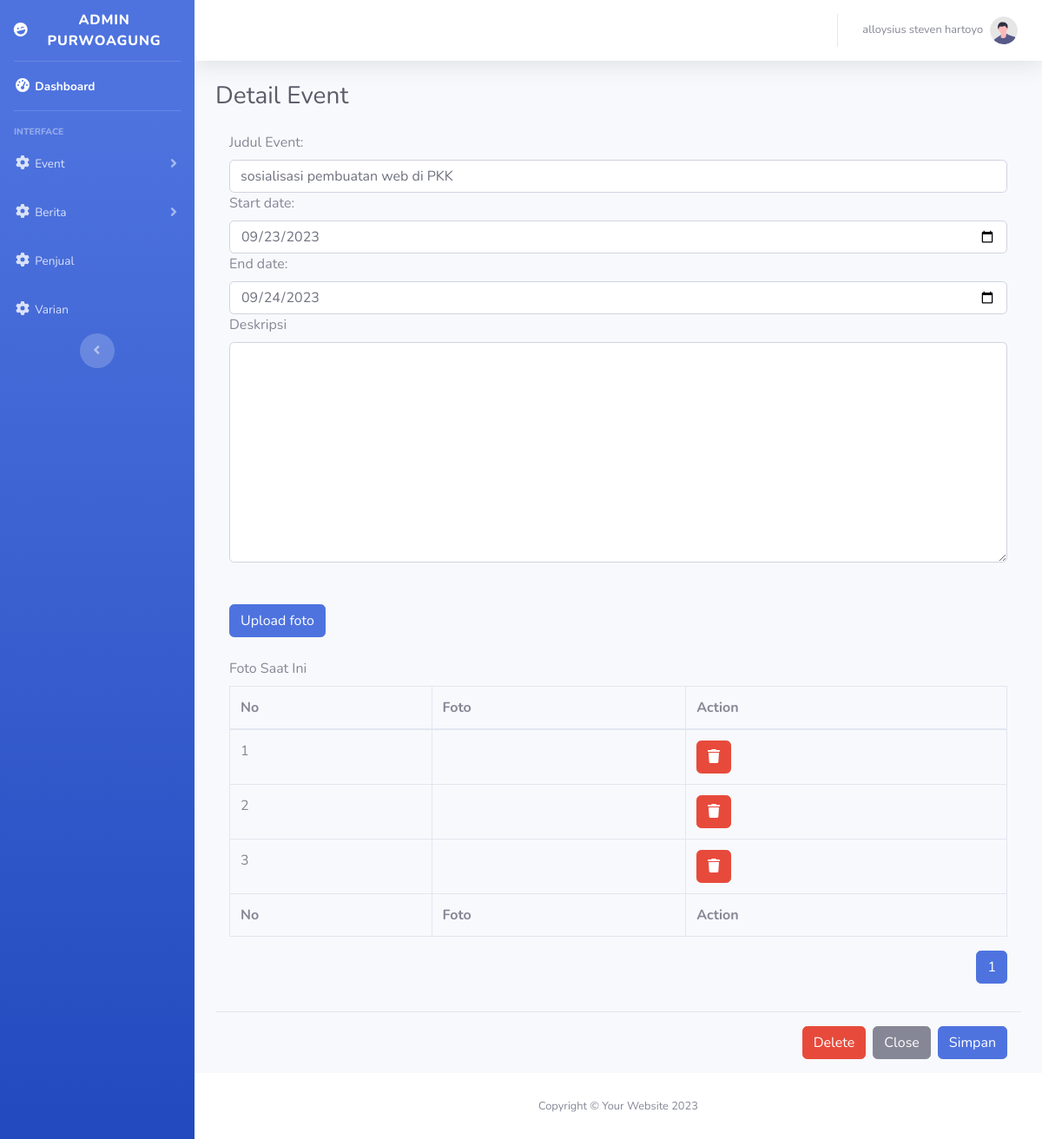
The page /admin/detail-event.php?q=3 (signed in) on the database its author committed.
### tables this page shows
CREATE TABLE `list_event` (
  `id` int(11) NOT NULL,
  `nama_event` varchar(1000) NOT NULL,
  `start_date` date NOT NULL,
  `end_date` date NOT NULL,
  `deskripsi` text NOT NULL,
  `foto` varchar(255) NOT NULL
);

CREATE TABLE `foto_event` (
  `id` int(11) NOT NULL,
  `id_event` int(11) NOT NULL,
  `foto` varchar(255) NOT NULL
);

### admin/detail-event.php (the view, shortened to what this page needs)
<?php
require_once('../conn.php');
$id = $_GET['q'];
$data = mysqli_query($conn, "SELECT * FROM list_event WHERE id='$id'");
$detailEvent = mysqli_fetch_array($data);
$dataPerHalaman = 5;
$jmlData = mysqli_num_rows(mysqli_query($conn, "SELECT * FROM foto_event WHERE id_event='$id'"));
$banyakHalaman = ceil($jmlData / $dataPerHalaman);
$halamanAktif = ((isset($_GET["page"]))) ? $_GET["page"] : 1;
?>
<!DOCTYPE html>
<html lang="en">
<head>
    <link href="vendor/fontawesome-free/css/all.min.css" rel="stylesheet" type="text/css">
    <link href="css/sb-admin-2.min.css" rel="stylesheet">
    <link rel="stylesheet" href="../fontAwesome/css/fontawesome.min.css">
</head>
<body id="page-top">
    <div id="wrapper">
        <ul class="navbar-nav bg-gradient-primary sidebar sidebar-dark accordion" id="accordionSidebar">
            <a class="sidebar-brand d-flex align-items-center justify-content-center" href="index.php">
                <div class="sidebar-brand-icon rotate-n-15">
                    <i class="fas fa-laugh-wink"></i>
                </div>
                <div class="sidebar-brand-text mx-3">Admin Purwoagung</div>
            </a>
            <hr class="sidebar-divider my-0">
            <li class="nav-item active">
                <a class="nav-link" href="index.php">
                    <i class="fas fa-fw fa-tachometer-alt"></i>
                    <span>Dashboard</span></a>
            </li>
            <hr class="sidebar-divider">
            <div class="sidebar-heading">
                Interface
            </div>
            <li class="nav-item">
                <a class="nav-link collapsed" href="#" data-toggle="collapse" data-target="#eventOption" aria-expanded="true" aria-controls="eventOption">
                    <i class="fas fa-fw fa-cog"></i>
                    <span>Event</span>
                </a>
            </li>
            <li class="nav-item">
                <a class="nav-link collapsed" href="#" data-toggle="collapse" data-target="#berita" aria-expanded="true" aria-controls="berita">
                    <i class="fas fa-fw fa-cog"></i>
                    <span>Berita</span>
                </a>
            </li>
            <li class="nav-item">
                <a class="nav-link collapsed" href="showPenjual.php">
                    <i class="fas fa-fw fa-cog"></i>
                    <span>Penjual</span>
                </a>
            </li>
            <li class="nav-item">
                <a class="nav-link collapsed" href="varian.php">
                    <i class="fas fa-fw fa-cog"></i>
                    <span>Varian</span>
                </a>
            </li>
            <div class="text-center d-none d-md-inline">
                <button class="rounded-circle border-0" id="sidebarToggle"></button>
            </div>
        </ul>
        <div id="content-wrapper" class="d-flex flex-column">
            <div id="content">
                <nav class="navbar navbar-expand navbar-light bg-white topbar mb-4 static-top shadow">
                    <ul class="navbar-nav ml-auto">
                        <li class="nav-item dropdown no-arrow">
                            <a class="nav-link dropdown-toggle" href="#" id="userDropdown" role="button" data-toggle="dropdown" aria-haspopup="true" aria-expanded="false">
                                <span class="mr-2 d-none d-lg-inline text-gray-600 small"><?= $_SESSION['nama']; ?></span>
                                <img class="img-profile rounded-circle" src="img/undraw_profile.svg">
                            </a>
                        </li>
                    </ul>
                </nav>
                <div class="container-fluid">
                    <h1 class="h3 mb-2 text-gray-800">Detail Event</h1>
                    <div>
                        <form action="" method="POST" enctype="multipart/form-data">
                            <div class="modal-body">
                                <label for="judul">Judul Event:</label>
                                <input type="text" class="form-control" name="namaEvent" value="<?= $detailEvent['nama_event']; ?>">
                                <label for="tgl_mulai">Start date:</label>
                                <input type="date" class="form-control" name="mulai" value="<?= $detailEvent['start_date']; ?>">
                                <label for="tgl_selesai">End date:</label>
                                <input type="date" class="form-control" name="selesai" value="<?= $detailEvent['end_date']; ?>">
                                <label for="deskripsi" class="">Deskripsi</label>
                                <textarea name="deskripsi" class="form-control" id="deskripsi" cols="30" rows="10"><?= $detailEvent['deskripsi']; ?></textarea>
                                <div class="mt-4">
                                    <button type="button" class="btn btn-primary mt-4" data-toggle="modal" data-target="#uploadFoto">
                                        Upload foto
                                    </button>
                                </div>
                                <div class="mt-4">
                                    <label for="fotoSekarang">Foto Saat Ini</label>
                                    <div class="table-responsive">
                                        <table class="table table-bordered" id="dataTable" width="100%" cellspacing="0">
                                            <thead>
                                                <tr>
                                                    <th>No</th>
                                                    <th>Foto</th>
                                                    <th>Action</th>
                                                </tr>
                                            </thead>
                                            <tfoot>
                                                <tr>
                                                    <th>No</th>
                                                    <th>Foto</th>
                                                    <th>Action</th>
                                                </tr>
                                            </tfoot>
                                            <tbody>
                                                <?php $fotoEvent = mysqli_query($conn, "SELECT * FROM foto_event WHERE id_event='$id'") ?>
                                                <?php if (mysqli_num_rows($fotoEvent) == 0) : ?>
                                                    <tr>
                                                        <td colspan="6" class="text-center">Tidak Ada Data</td>
                                                    </tr>
                                                <?php else : ?>
                                                    <?php $count = 1; ?>
                                                    <?php while ($row = mysqli_fetch_array($fotoEvent)) : ?>
                                                        <tr>
                                                            <td><?= $count; ?></td>
                                                            <td>
                                                            </td>
                                                            <td>
                                                                <a href="./showPeserta.php?q=<?= $row['id']; ?>" class="btn btn-danger"><i class="fa-solid fa-trash"></i></a>
                                                            </td>
                                                            <?php $count++; ?>
                                                        </tr>
                                                    <?php endwhile; ?>
                                                <?php endif; ?>
                                            </tbody>
                                        </table>
                                        <nav aria-label="..." class="d-flex justify-content-end">
                                            <ul class="pagination">
                                                <?php for ($i = 1; $i <= $banyakHalaman; $i++) : ?>
                                                    <?php if ($i == $halamanAktif) : ?>
                                                        <li class="page-item active">
                                                            <a href="?page=<?= $i; ?>&q=<?= $id; ?>" class="page-link"><?= $i; ?></a>
                                                        </li>
                                                    <?php else : ?>
                                                        <li class="page-item">
                                                            <a href="?page=<?= $i; ?>&q=<?= $id; ?>" class="page-link"><?= $i; ?></a>
                                                        </li>
                                                    <?php endif; ?>
                                                <?php endfor; ?>
                                            </ul>
                                        </nav>
                                    </div>
                                </div>
                            </div>
                            <div class="modal-footer">
                                <button type="button" class="btn btn-danger" data-toggle="modal" data-target="#deleteComfirm">
                                    Delete
                                </button>
                                <a href="showEvent.php">
                                    <button type="button" class="btn btn-secondary">Close</button>
                                </a>
                                <button type="submit" class="btn btn-primary" name="submitUpdate">Simpan</button>
                            </div>
                        </form>
                    </div>
                </div>
                <footer class="sticky-footer bg-white">
                    <div class="container my-auto">
                        <div class="copyright text-center my-auto">
                            <span>Copyright &copy; Your Website 2023</span>
                        </div>
                    </div>
                </footer>
            </div>
        </div>
</body>
</html>

### rows shown on the page
list_event: namaEvent "sosialisasi pembuatan web di PKK", mulai "09/23/2023", selesai "09/24/2023"

### other values the page prints
$_SESSION['nama'] "alloysius steven hartoyo"
